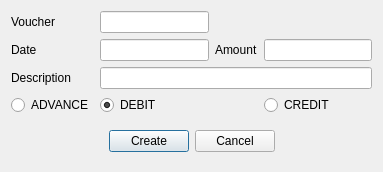
<?xml version="1.0" encoding="UTF-8"?>
<ui version="4.0">
 <class>DlgCLInitialBalance</class>
 <widget class="QDialog" name="DlgCLInitialBalance">
  <property name="geometry">
   <rect>
    <x>0</x>
    <y>0</y>
    <width>383</width>
    <height>160</height>
   </rect>
  </property>
  <property name="windowTitle">
   <string>Initial balance for city ledger</string>
  </property>
  <layout class="QGridLayout" name="gridLayout">
   <item row="4" column="0" colspan="4">
    <widget class="QWidget" name="widget" native="true">
     <layout class="QHBoxLayout" name="horizontalLayout">
      <item>
       <spacer name="horizontalSpacer">
        <property name="orientation">
         <enum>Qt::Horizontal</enum>
        </property>
        <property name="sizeHint" stdset="0">
         <size>
          <width>87</width>
          <height>20</height>
         </size>
        </property>
       </spacer>
      </item>
      <item>
       <widget class="QPushButton" name="btnOk">
        <property name="text">
         <string>Create</string>
        </property>
       </widget>
      </item>
      <item>
       <widget class="QPushButton" name="btnCancel">
        <property name="text">
         <string>Cancel</string>
        </property>
       </widget>
      </item>
      <item>
       <spacer name="horizontalSpacer_2">
        <property name="orientation">
         <enum>Qt::Horizontal</enum>
        </property>
        <property name="sizeHint" stdset="0">
         <size>
          <width>86</width>
          <height>20</height>
         </size>
        </property>
       </spacer>
      </item>
     </layout>
    </widget>
   </item>
   <item row="1" column="1">
    <widget class="EDateEdit" name="deDate"/>
   </item>
   <item row="1" column="0">
    <widget class="QLabel" name="label">
     <property name="text">
      <string>Date</string>
     </property>
    </widget>
   </item>
   <item row="2" column="1" colspan="3">
    <widget class="EQLineEdit" name="leText"/>
   </item>
   <item row="1" column="3">
    <widget class="EQLineEdit" name="leAmount"/>
   </item>
   <item row="2" column="0">
    <widget class="QLabel" name="label_3">
     <property name="text">
      <string>Description</string>
     </property>
    </widget>
   </item>
   <item row="1" column="2">
    <widget class="QLabel" name="label_2">
     <property name="text">
      <string>Amount</string>
     </property>
    </widget>
   </item>
   <item row="3" column="1">
    <widget class="QRadioButton" name="rbCredit">
     <property name="text">
      <string>DEBIT</string>
     </property>
     <property name="checked">
      <bool>true</bool>
     </property>
    </widget>
   </item>
   <item row="3" column="3">
    <widget class="QRadioButton" name="rbDebit">
     <property name="text">
      <string>CREDIT</string>
     </property>
    </widget>
   </item>
   <item row="0" column="0">
    <widget class="QLabel" name="label_4">
     <property name="text">
      <string>Voucher</string>
     </property>
    </widget>
   </item>
   <item row="0" column="1">
    <widget class="EQLineEdit" name="leVaucher">
     <property name="readOnly">
      <bool>true</bool>
     </property>
    </widget>
   </item>
   <item row="3" column="0">
    <widget class="QRadioButton" name="rbTC">
     <property name="text">
      <string>ADVANCE</string>
     </property>
    </widget>
   </item>
  </layout>
 </widget>
 <customwidgets>
  <customwidget>
   <class>EQLineEdit</class>
   <extends>QLineEdit</extends>
   <header location="global">eqlineedit.h</header>
   <slots>
    <signal>customButtonClicked(bool)</signal>
   </slots>
  </customwidget>
  <customwidget>
   <class>EDateEdit</class>
   <extends>QLineEdit</extends>
   <header location="global">edateedit.h</header>
  </customwidget>
 </customwidgets>
 <tabstops>
  <tabstop>deDate</tabstop>
  <tabstop>leAmount</tabstop>
  <tabstop>leText</tabstop>
  <tabstop>rbCredit</tabstop>
  <tabstop>rbDebit</tabstop>
  <tabstop>btnOk</tabstop>
  <tabstop>btnCancel</tabstop>
 </tabstops>
 <resources/>
 <connections/>
</ui>
